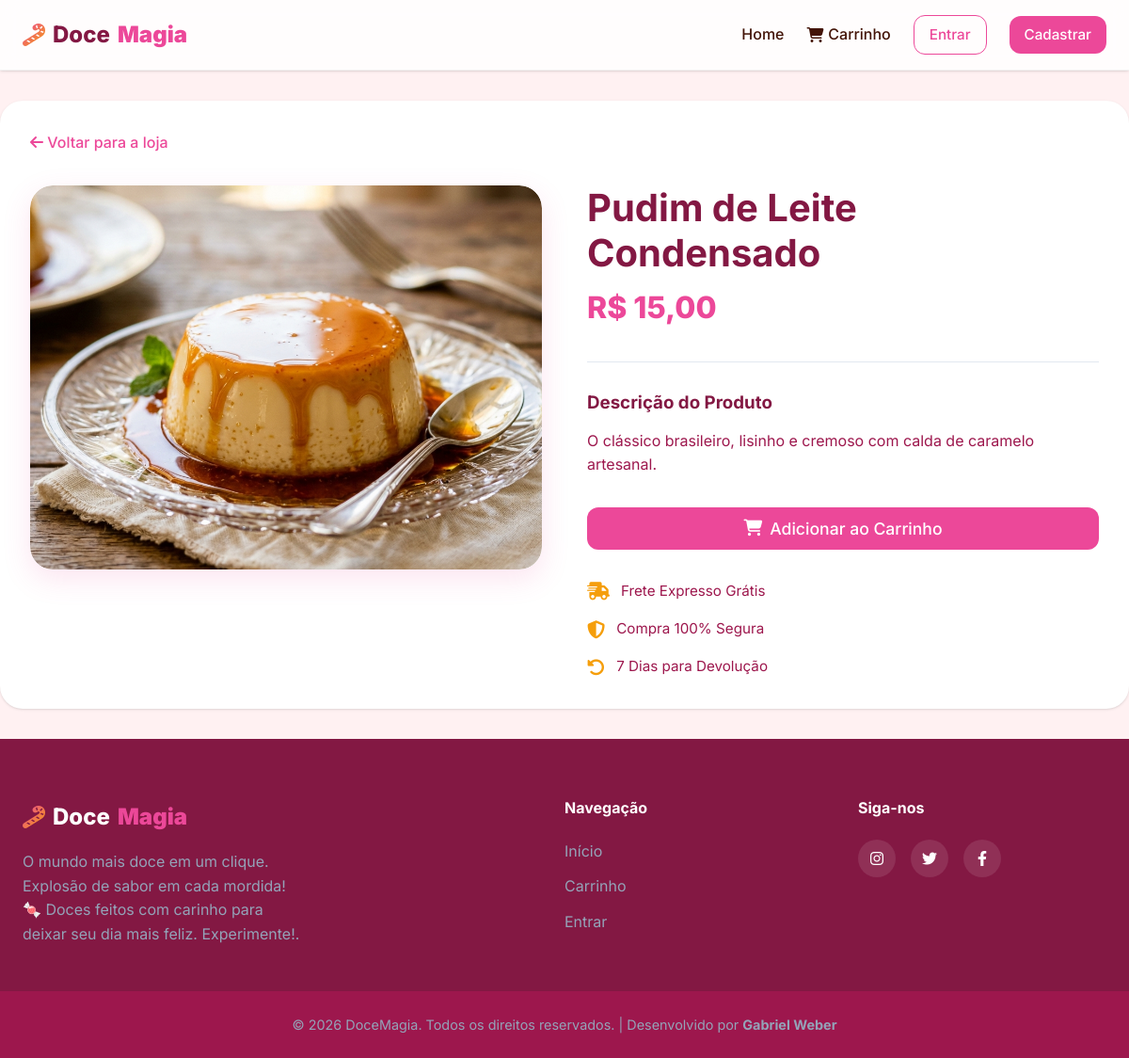
/produto/32, run on the app's committed database.
### tables this page shows
CREATE TABLE produtos (
            id INTEGER PRIMARY KEY AUTOINCREMENT,
            nome TEXT NOT NULL,
            descricao TEXT,
            preco REAL NOT NULL,
            imagem TEXT
        );

### controllers/shop.py (the view)
@shop_bp.route('/produto/<int:id>')
def produto(id):
    p = get_produto(id)
    if not p:
        flash('Produto não encontrado.', 'warning')
        return redirect(url_for('shop.index'))
    return render_template('produto.html', produto=p)

### app.py (called while the page is built)
def create_app():
    app = Flask(__name__)
    app.secret_key = 'docemagia_secret_key_2026' # Chave secreta para sessões
    if not os.path.exists(os.path.join(os.path.dirname(__file__), 'database.db')):
        init_db()
    from controllers.auth import auth_bp
    from controllers.shop import shop_bp
    from controllers.admin import admin_bp
    app.register_blueprint(auth_bp)
    app.register_blueprint(shop_bp)
    app.register_blueprint(admin_bp)
    @app.context_processor
    def inject_cart():
        return dict(session=session)
    return app

### models/db.py (called while the page is built)
def get_connection():
    conn = sqlite3.connect(DB_PATH)
    conn.row_factory = sqlite3.Row
    return conn

def get_produto(id):
    conn = get_connection()
    try:
        c = conn.cursor()
        c.execute('SELECT * FROM produtos WHERE id = ?', (id,))
        return c.fetchone()
    finally:
        conn.close()

### templates/produto.html (shortened to what this page needs)
{% extends "base.html" %}
{% block content %}
<div class="container product-detail-container">
    <a href="{{ url_for('shop.index') }}" class="back-link"><i class="fa-solid fa-arrow-left"></i> Voltar para a
        loja</a>
    <div class="product-detail">
        <div class="product-image-large fade-in">
            <img src="{{ produto.imagem }}" alt="{{ produto.nome }}">
        </div>
        <div class="product-info fade-in" style="animation-delay: 0.1s;">
            <h1 class="main-title">{{ produto.nome }}</h1>
            <p class="price-large">R$ {{ "%.2f"|format(produto.preco)|replace('.', ',') }}</p>
            <div class="divider"></div>
            <div class="description-box">
                <h3>Descrição do Produto</h3>
                <p>{{ produto.descricao }}</p>
            </div>
            <form action="{{ url_for('shop.add_carrinho', produto_id=produto.id) }}" method="POST"
                class="add-to-cart-form">
                <button type="submit" class="btn btn-primary btn-block btn-large pulse-hover">
                    <i class="fa-solid fa-cart-shopping"></i> Adicionar ao Carrinho
                </button>
            </form>
            <div class="trust-badges">
                <div class="badge-item">
                    <i class="fa-solid fa-truck-fast"></i>
                    <span>Frete Expresso Grátis</span>
                </div>
                <div class="badge-item">
                    <i class="fa-solid fa-shield-halved"></i>
                    <span>Compra 100% Segura</span>
                </div>
                <div class="badge-item">
                    <i class="fa-solid fa-rotate-left"></i>
                    <span>7 Dias para Devolução</span>
                </div>
            </div>
        </div>
    </div>
</div>
{% endblock %}

### static/css/style.css (style rules this page uses)
:root { --primary: #EC4899; --primary-hover: #DB2777; --secondary: #F59E0B; --dark: #831843; --dark-alt: #9D174D; --light: #FFF1F2; --white: #FFFFFF; --text-main: #431407; --text-dim: #9D174D; --danger: #EF4444; --warning: #F59E0B; --success: #10B981; --container-max: 1200px; --container-padding: 1.5rem; --radius-sm: 0.5rem; --radius-md: 0.75rem; --radius-lg: 1.5rem; --radius-full: 9999px; --shadow-sm: 0 1px 3px 0 rgb(0 0 0 / 0.1), 0 1px 2px -1px rgb(0 0 0 / 0.1); --shadow-md: 0 4px 6px -1px rgb(236 72 153 / 0.1), 0 2px 4px -2px rgb(236 72 153 / 0.1); --shadow-lg: 0 10px 15px -3px rgb(236 72 153 / 0.15), 0 4px 6px -4px rgb(236 72 153 / 0.15); --shadow-glow: 0 0 20px rgba(236, 72, 153, 0.4); --transition-fast: 0.15s ease-in-out; --transition-normal: 0.3s cubic-bezier(0.4, 0, 0.2, 1); }
* { margin: 0; padding: 0; box-sizing: border-box; }
body { font-family: 'Inter', sans-serif; background-color: var(--light); color: var(--text-main); line-height: 1.6; display: flex; flex-direction: column; min-height: 100vh; }
.container { width: 100%; max-width: var(--container-max); margin: 0 auto; padding: 0 var(--container-padding); }
a { text-decoration: none; color: var(--primary); transition: color var(--transition-fast); }
h1, h2, h3, h4, h5, h6 { color: var(--dark); font-weight: 700; line-height: 1.2; }
.btn { display: inline-flex; align-items: center; justify-content: center; gap: 0.5rem; padding: 0.5rem 1rem; font-weight: 500; border-radius: var(--radius-md); cursor: pointer; transition: all var(--transition-normal); border: none; font-family: inherit; font-size: 0.95rem; }
.btn-primary { background-color: var(--primary); color: var(--white) !important; }
.btn-block { width: 100%; }
.btn-large { padding: 0.75rem 1.5rem; font-size: 1.1rem; }
.product-detail-container { background: var(--white); border-radius: var(--radius-lg); padding: 2rem; box-shadow: var(--shadow-sm); }
.back-link { display: inline-block; margin-bottom: 2rem; font-weight: 500; }
.product-detail { display: grid; grid-template-columns: 1fr 1fr; gap: 3rem; align-items: start; }
.product-image-large { position: relative; overflow: hidden; border-radius: var(--radius-lg); box-shadow: 0 10px 30px rgba(236, 72, 153, 0.15); }
.product-image-large img { width: 100%; border-radius: var(--radius-lg); object-fit: cover; aspect-ratio: 4/3; transition: transform 0.4s ease; display: block; }
.main-title { font-size: 2.5rem; margin-bottom: 0.5rem; }
.price-large { font-size: 2rem; font-weight: 800; color: var(--primary); }
.divider { height: 1px; background: #e2e8f0; margin: 2rem 0; }
.description-box h3 { margin-bottom: 1rem; }
.description-box p { color: var(--text-dim); white-space: pre-line; }
.add-to-cart-form { margin-top: 2rem; }
.trust-badges { margin-top: 2rem; display: flex; flex-direction: column; gap: 1rem; }
.badge-item { display: flex; align-items: center; gap: 0.75rem; color: var(--text-dim); font-size: 0.95rem; }
.badge-item i { color: var(--secondary); font-size: 1.2rem; }
.fade-in { animation: fadeIn 0.8s ease forwards; opacity: 0; }

### data on the page
produtos: imagem (picture), nome "Pudim de Leite Condensado", preco "15,00", descricao "O clássico brasileiro, lisinho e cremoso com calda de caramelo artesanal."
